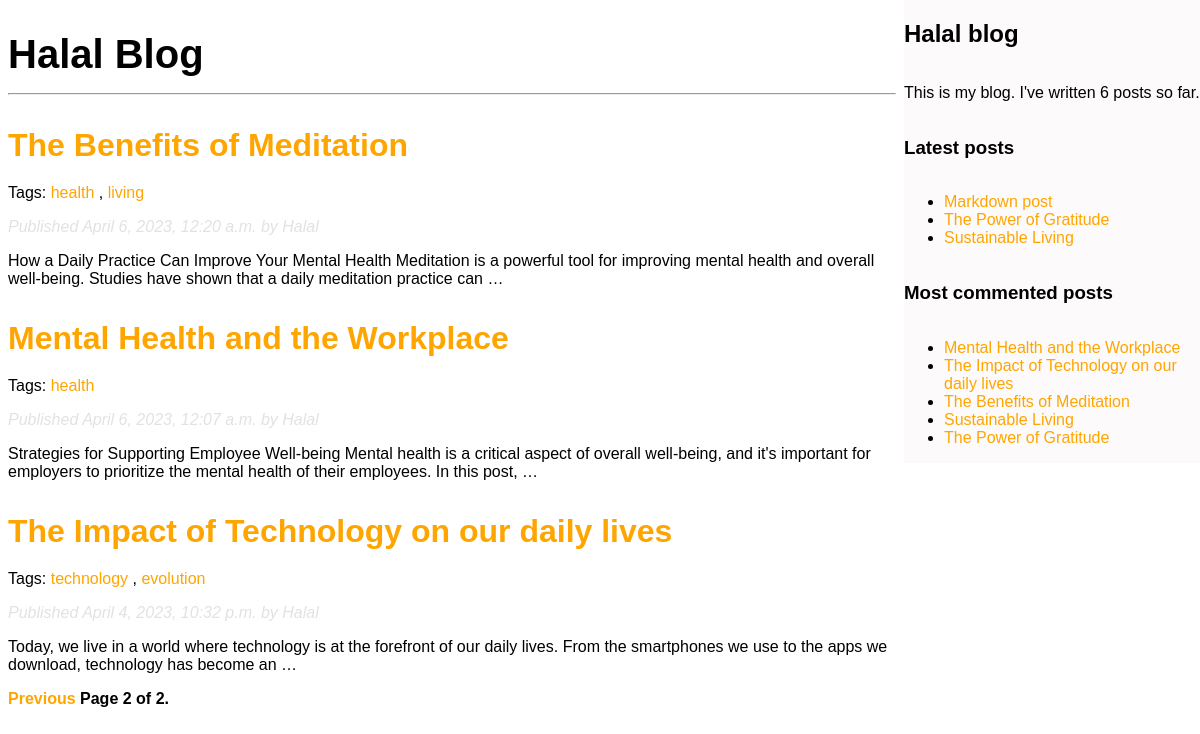
Screenshot of /blog/?page=2 with the database file from the repository.
### blog/models.py (models this page shows, shortened)
class Post(models.Model):
    class Status(models.TextChoices):
        DRAFT = 'DF', 'Draft'
        PUBLISHED = 'PB', 'Published'
    title = models.CharField(max_length=250)
    slug = models.SlugField(max_length=250, unique_for_date='publish')
    author = models.ForeignKey(User, on_delete=models.CASCADE, related_name='blog_posts')
    body = models.TextField()
    publish = models.DateTimeField(default=timezone.now)
    created = models.DateTimeField(auto_now_add=True)
    updated = models.DateTimeField(auto_now=True)
    status = models.CharField(max_length=2,
                            choices=Status.choices,
                            default=Status.DRAFT)
    """
    Initializing the managers
    """
    objects = models.Manager() # Default manager
    published = PublishedManager() # Our custom manager
    class Meta:
        ordering = ['-publish']
        indexes = [
            models.Index(fields=['-publish']),
        ]
    """
    Overide the get_absolute_url method to dynamically build the url
    """
    def get_absolute_url(self):
        return reverse('blog:post_detail', args=[self.publish.year,
                                                self.publish.month,
                                                self.publish.day,
                                                self.slug])
    tags = TaggableManager()

### blog/views.py (the view)
# urls.py: path('', views.post_list, name='post_list'),
def post_list(request, tag_slug=None):
    post_list = Post.published.all()
    tag = None
    if tag_slug:
        tag = get_object_or_404(Tag, slug=tag_slug)
        post_list = post_list.filter(tags__in=[tag])
    paginator = Paginator(post_list, 3)
    page_number = request.GET.get('page', 1)
    try:
        posts = paginator.page(page_number)
    except PageNotAnInteger:
        posts = paginator.page(1)
    except EmptyPage:
        posts = paginator.page(paginator.num_pages)
    return render(request, 'blog/post/list.html',
    {'posts': posts,
    'tag': tag})

### blog/models.py (called while the page is built)
    def get_queryset(self):
        return super().get_queryset().filter(status=Post.Status.PUBLISHED)

### blog/templatetags/blog_tags.py (called while the page is built)
@register.simple_tag
def total_posts():
    return Post.published.count()

@register.inclusion_tag('blog/post/latest_posts.html')
def show_latest_posts(count=5):
    latest_posts = Post.published.order_by('-publish')[:count]
    return {'latest_posts': latest_posts}

@register.simple_tag
def get_most_commented_posts(count=5):
    return Post.published.annotate(
        total_comments=Count('comments')
    ).order_by('-total_comments')[:count]

@register.filter(name='markdown')
def markdown_format(text):
    return mark_safe(markdown.markdown(text))

### blog/templates/blog/post/list.html (shortened to what this page needs)
{% extends 'blog/base.html' %}
{% load blog_tags %}
    {% block content %}
        <h1>Halal Blog</h1>
        <hr>
        {% for post in posts %}
            <article class="post">
                <h2>
                    <a href="{{ post.get_absolute_url }}">
                        {{ post.title }}
                    </a>
                </h2>
                <p class="tags">
                    Tags:
                    {% for tag in post.tags.all %}
                        <a href="{% url 'blog:post_list_by_tag' tag.slug %}">
                            {{ tag.name }}
                        </a>
                        {% if not forloop.last %}, {% endif %}
                    {% endfor %}
                </p>
                <p class="date">
                    Published {{ post.publish }} by {{ post.author }}
                </p>
                {{ post.body|markdown|truncatewords_html:30 }}
            </article>
        {% endfor %}
        {% include 'blog/pagination.html' with page=posts %}
    {% endblock %}

### blog/templates/blog/base.html (shortened to what this page needs)
{% load blog_tags %}
{% load static %}
<!DOCTYPE html>
<html lang="en">
<head>
    <link rel="stylesheet" href="{% static 'css/blog.css' %}">
</head>
<body>
    <div id="container">
        <div id="content">
            {% block content %}
            {% endblock %}
        </div>
        <div id="sidebar">
            <h2>Halal blog</h2>
            <p>
                This is my blog.
                I've written {% total_posts %} posts so far.
            </p>
            <h3>Latest posts</h3>
            {% show_latest_posts 3 %}
            <h3>Most commented posts</h3>
            {% get_most_commented_posts as most_commented_posts %}
            <ul>
                {% for post in most_commented_posts %}
                    <li>
                        <a href="{{ post.get_absolute_url }}">{{ post.title }}</a>
                    </li>
                {% endfor %}
            </ul>
        </div>
    </div>
</body>
</html>

### blog/templates/blog/post/latest_posts.html
<ul>
    {% for post in latest_posts %}
        <li>
            <a href="{{ post.get_absolute_url }}">{{ post.title }}</a>
        </li>
    {% endfor %}
</ul>

### blog/static/css/blog.css (style rules this page uses)
body { padding: 0%; margin: 0%; }
#container { display: flex; flex-direction: row; }
#sidebar { width: 25vw; background-color: rgb(252, 250, 250); display: grid; align-items: center; font-family: Arial, Helvetica, sans-serif; padding: 0; height: max-content; }
#sidebar ul { padding-left: 2.5rem; }
#content { padding: 1em .5em; font-family: Arial, Helvetica, sans-serif; width: 75vw; }
h1:nth-of-type(1) { font-size: 2.5rem; margin: 1rem 0; }
h2 > a { text-decoration: none; font-size: 2rem; }
a { color: orange; }
.post { margin-top: 2rem; }
.date { font-style: italic; color: rgb(226, 226, 226); margin: .7rem 0; }
a { text-decoration: none; }
.tags, .tag-header, .similar-posts, .similar-posts>p { margin-top: 1rem; }

### rows the page displays
Post: title "The Benefits of Meditation", publish "April 6, 2023, 12:20 a.m.", author "Halal", body "How a Daily Practice Can Improve Your Mental Health Meditation is a powerful tool for improving mental health and overall well-being. Studies have shown that a daily meditation practice can …"
Tag: name "health"
Tag: name "living"
Post: title "Mental Health and the Workplace", publish "April 6, 2023, 12:07 a.m.", author "Halal", body "Strategies for Supporting Employee Well-being Mental health is a critical aspect of overall well-being, and it's important for employers to prioritize the mental health of their employees. In this post, …"
Post: title "The Impact of Technology on our daily lives", publish "April 4, 2023, 10:32 p.m.", author "Halal", body "Today, we live in a world where technology is at the forefront of our daily lives. From the smartphones we use to the apps we download, technology has become an …"
Tag: name "technology"
Tag: name "evolution"
Post: title "Markdown post"
Post: title "The Power of Gratitude"
Post: title "Sustainable Living"

### other values shown
{{ page.number }} "2"
{{ page.paginator.num_pages }} "2"
